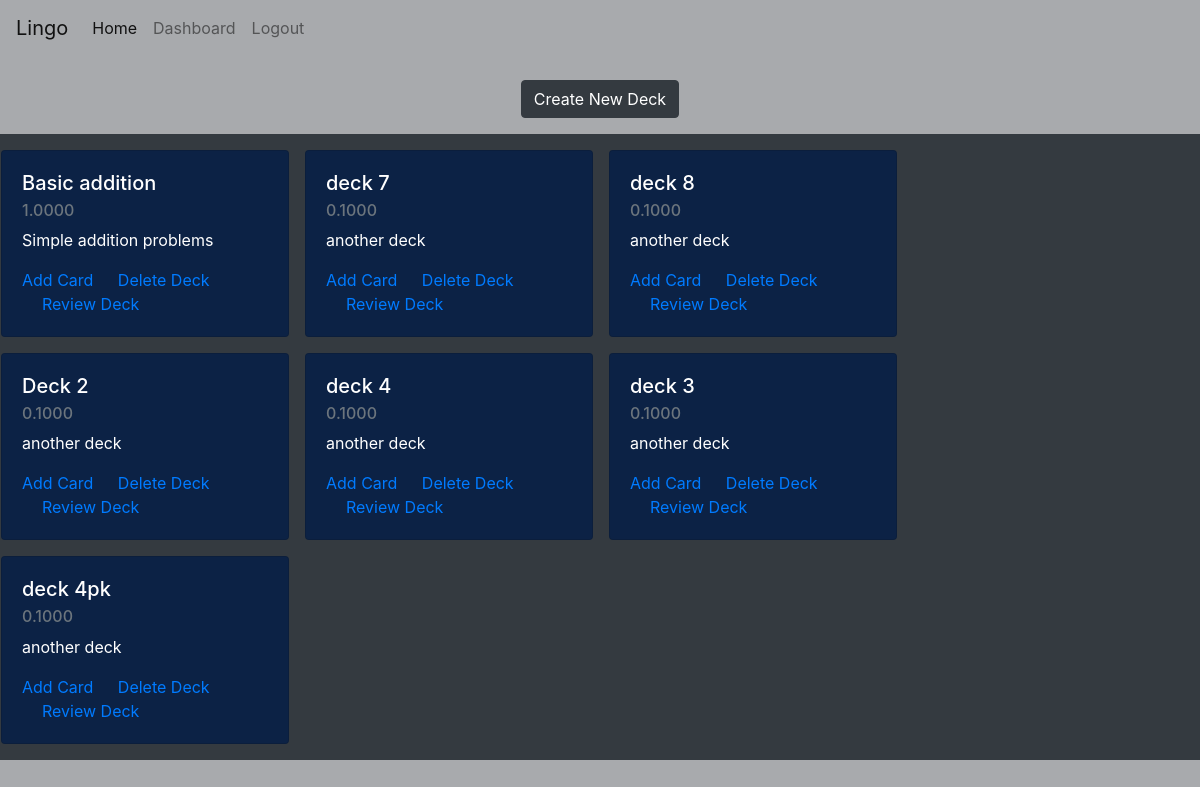
/learner/dashboard (signed in), run on the app's committed database.
### learner/models.py (models this page shows)
class Deck(models.Model):
	user = models.ForeignKey(User, on_delete=models.CASCADE)
	weight = models.DecimalField(max_digits=5, decimal_places=4)
	name = models.CharField(max_length=100, unique = True)
	description = models.CharField(max_length=700)

### learner/views.py (the view, shortened to what this page needs)
# urls.py: path('dashboard', views.dash, name = "dashboard"),
@login_required(login_url='learner:login')
def dash(request):
	if request.user.is_authenticated:
		use = request.user
		decks = Deck.objects.filter(user = use)
		if(len(decks) < 1):
			pass
		else:
			now = timezone.now()
			for deck in decks:
				cards = Card.objects.filter(deck = deck)
				if(len(cards) < 1):
					continue
				for card in cards:
					num = decimal.Decimal(0.2)
					null = decimal.Decimal(0.0)
					dateArith = now - card.lastUpdatedDate
					hours = dateArith.seconds / 60 / 60
					if(hours < 24):
						continue
			for deck in decks:
				num = decimal.Decimal(0.0)
				cards = Card.objects.filter(deck = deck)
				if(len(cards) < 1):
					continue
				for card in cards:
					num = num + card.weight
				lengthh = decimal.Decimal(len(cards))
				deck.weight = (num/lengthh)
				deck.save()
		context = {
			"decks" : decks
		}
		return render(request, "dashboard.html", context)
	else:
		return redirect('learner:index')

### learner/templates/dashboard.html (shortened to what this page needs)
<!DOCTYPE html>
<html>
<head>
	{% include "bootstrap.html" %}
</head>
<body>
	{% include "navbar.html" %}
	<br>
	<div id="buttonHolder">
		<a href="{% url 'learner:deckAdd' %}" class="btn btn-dark" style="margin-bottom: 1em;">Create New Deck</a>
	</div>
	{% if not decks %}
	<p>There are no decks to display, try creating one!</p>
	{% else %}
	<div class="row">
		{% for row in decks %}
		<div class="card" style="width: 18rem;">
			<div class="card-body">
				<h5 class="card-title">{{ row.name }} </h5>
				<h6 class="card-subtitle mb-2 text-muted">{{ row.weight }}</h6>
				<p>{{ row.description }}</p>
				<a href="{% url 'learner:cardAdd' row.id %}" class="card-link">Add Card</a>
				<a href="{% url 'learner:deckDelete' row.id %}" class="card-link">Delete Deck</a>
				<a href="{% url 'learner:deckReview' row.id %}" class="card-link">Review Deck</a>
			</div>
		</div>
		{% endfor %}
	</div>
	{% endif %}
</body>
</html>

### learner/templates/bootstrap.html (shortened to what this page needs)
    <link rel="stylesheet" href="https://stackpath.bootstrapcdn.com/bootstrap/4.4.1/css/bootstrap.min.css"
>

### learner/templates/navbar.html (shortened to what this page needs)
<nav class="navbar navbar-expand-lg navbar-light bg-light"  style="background-color:#a8aaad !important; color:white !important; border: 1px black !important;">
    <a class="navbar-brand" href="{% url 'learner:dashboard' %}">Lingo</a>
    <div class="collapse navbar-collapse" id="navbarNavAltMarkup">
      <div class="navbar-nav">
        <a class="nav-item nav-link active" href="{% url 'learner:index' %}">Home <span class="sr-only">(current)</span></a>
        <a class="nav-item nav-link" href="{% url 'learner:dashboard' %}">Dashboard</a>
        {% if user.is_authenticated %}
        <a class="nav-item nav-link" href="{% url 'learner:logout' %}">Logout</a>
        {% else %}
        <a class="nav-item nav-link" href="{% url 'learner:login' %}">Login</a>
        {% endif %}
      </div>
    </div>
  </nav>

### learner/templates/dashboard.html (style rules this page uses)
body { background-color: #a8aaad; }
.card { background-color: #0c2245; color: white; }
.row { padding: 1em; display: flex; flex-wrap: wrap; justify-content:left; gap: 1em; background-color: #343a40; }
#buttonHolder { display: flex; justify-content: center; align-items: center; }

### data on the page
Deck: name "Basic addition", weight "1.0000", description "Simple addition problems"
Deck: name "deck 7", weight "0.1000", description "another deck"
Deck: name "deck 8", weight "0.1000", description "another deck"
Deck: name "Deck 2", weight "0.1000", description "another deck"
Deck: name "deck 4", weight "0.1000", description "another deck"
Deck: name "deck 3", weight "0.1000", description "another deck"
Deck: name "deck 4pk", weight "0.1000", description "another deck"
